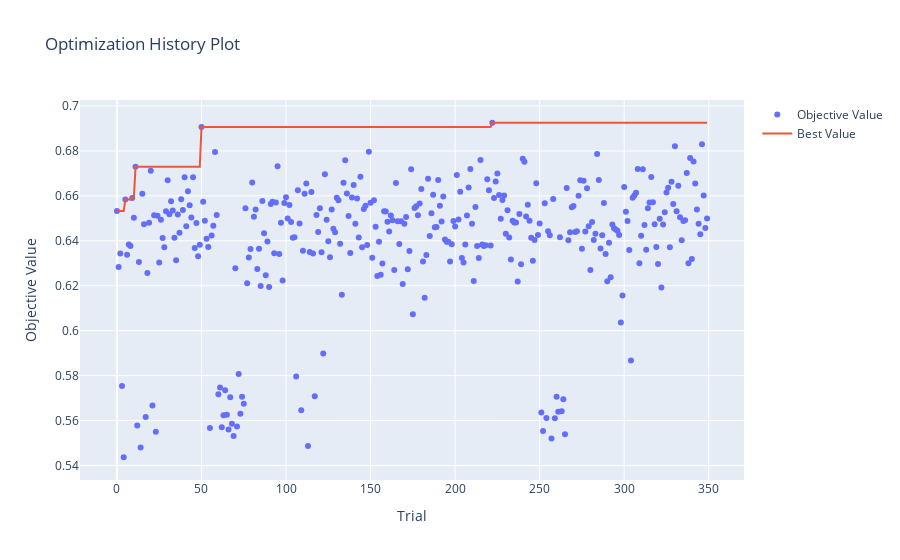

The notebook cell this image was saved under:
### Code cell
optuna.visualization.plot_optimization_history(study)

### Figure 1 — Plotly figure (JSON) as saved in the notebook; plotly's stock layout.template omitted (floating-point values rounded to 4 significant figures; data arrays with more than 128 entries replaced by an {"elided": "..."} marker saying what was removed)
{"data": [{"mode": "markers", "name": "Objective Value", "type": "scatter", "x": {"elided": "350 int values"}, "y": {"elided": "350 float values"}}, {"name": "Best Value", "type": "scatter", "x": {"elided": "350 int values"}, "y": {"elided": "350 float values"}}], "layout": {"title": {"text": "Optimization History Plot"}, "xaxis": {"title": {"text": "Trial"}}, "yaxis": {"title": {"text": "Objective Value"}}}}
